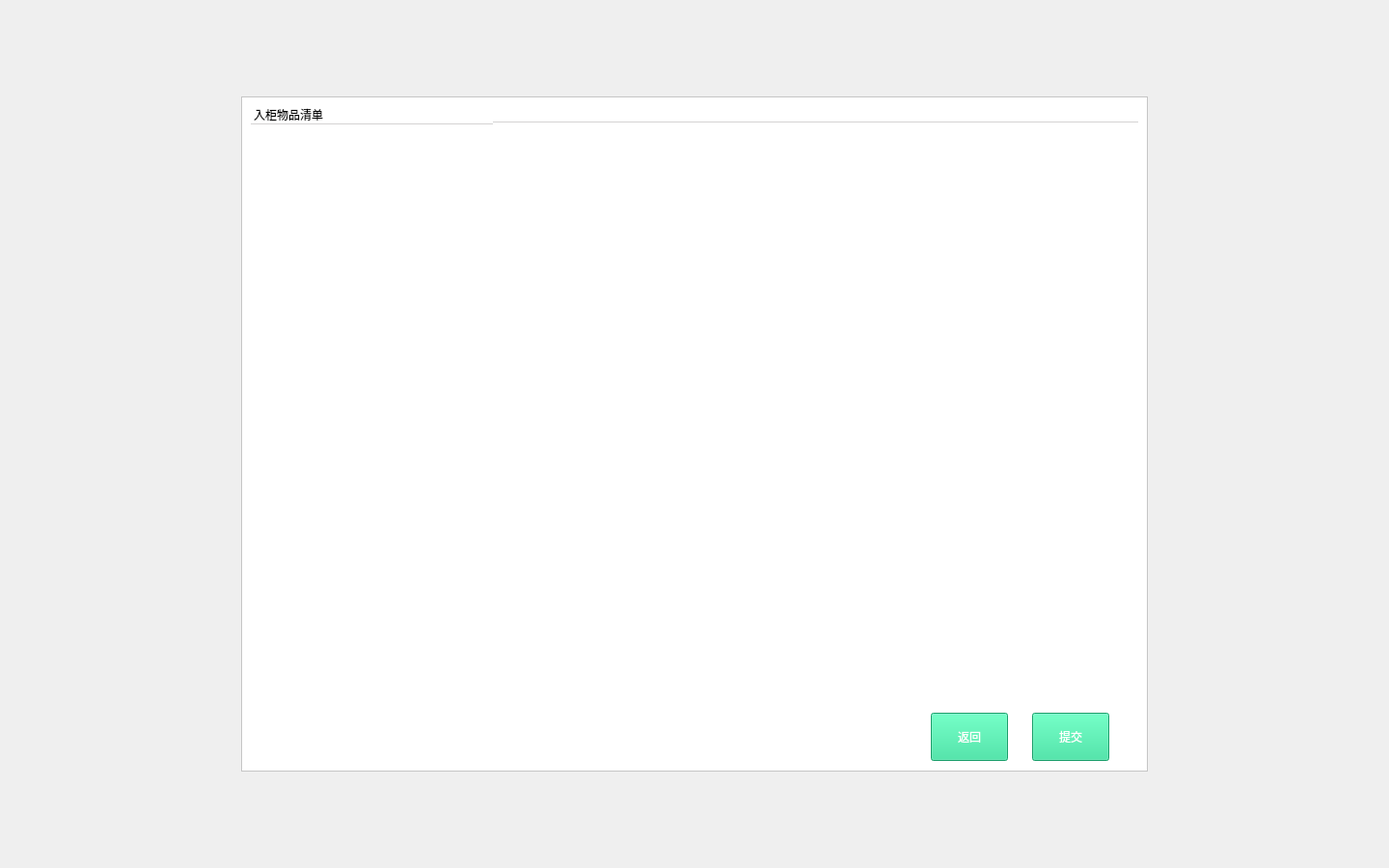
<?xml version="1.0" encoding="UTF-8"?>
<ui version="4.0">
 <class>CabinetStoreList</class>
 <widget class="QWidget" name="CabinetStoreList">
  <property name="geometry">
   <rect>
    <x>0</x>
    <y>0</y>
    <width>1440</width>
    <height>900</height>
   </rect>
  </property>
  <property name="windowTitle">
   <string>Form</string>
  </property>
  <layout class="QVBoxLayout" name="verticalLayout" stretch="0">
   <property name="spacing">
    <number>0</number>
   </property>
   <property name="leftMargin">
    <number>250</number>
   </property>
   <property name="topMargin">
    <number>100</number>
   </property>
   <property name="rightMargin">
    <number>250</number>
   </property>
   <property name="bottomMargin">
    <number>100</number>
   </property>
   <item>
    <widget class="QFrame" name="frame">
     <property name="styleSheet">
      <string notr="true">background-color: rgb(255, 255, 255);</string>
     </property>
     <property name="frameShape">
      <enum>QFrame::StyledPanel</enum>
     </property>
     <property name="frameShadow">
      <enum>QFrame::Raised</enum>
     </property>
     <layout class="QVBoxLayout" name="verticalLayout_2" stretch="1,10,1">
      <item>
       <layout class="QHBoxLayout" name="horizontalLayout_2" stretch="3,8">
        <property name="spacing">
         <number>0</number>
        </property>
        <item>
         <widget class="QLabel" name="label">
          <property name="sizePolicy">
           <sizepolicy hsizetype="Preferred" vsizetype="Fixed">
            <horstretch>0</horstretch>
            <verstretch>0</verstretch>
           </sizepolicy>
          </property>
          <property name="styleSheet">
           <string notr="true">font: 18px &quot;微软雅黑&quot;;
border:1px solid rgb(212,211,211);
border-left-width:0px;
border-right-width:0px;
border-top-width:0px;</string>
          </property>
          <property name="frameShape">
           <enum>QFrame::StyledPanel</enum>
          </property>
          <property name="text">
           <string>入柜物品清单</string>
          </property>
         </widget>
        </item>
        <item>
         <widget class="QLabel" name="label_2">
          <property name="sizePolicy">
           <sizepolicy hsizetype="Preferred" vsizetype="Fixed">
            <horstretch>0</horstretch>
            <verstretch>0</verstretch>
           </sizepolicy>
          </property>
          <property name="styleSheet">
           <string notr="true">font: 18px &quot;微软雅黑&quot;;
border:1px solid rgb(212,211,211);
border-left-width:0px;
border-right-width:0px;
border-top-width:0px;</string>
          </property>
          <property name="text">
           <string/>
          </property>
         </widget>
        </item>
       </layout>
      </item>
      <item>
       <widget class="QTableWidget" name="storeTable">
        <property name="frameShape">
         <enum>QFrame::NoFrame</enum>
        </property>
        <attribute name="horizontalHeaderVisible">
         <bool>false</bool>
        </attribute>
        <attribute name="horizontalHeaderStretchLastSection">
         <bool>true</bool>
        </attribute>
        <attribute name="verticalHeaderVisible">
         <bool>false</bool>
        </attribute>
        <attribute name="verticalHeaderDefaultSectionSize">
         <number>50</number>
        </attribute>
       </widget>
      </item>
      <item>
       <widget class="QFrame" name="horizontalFrame">
        <property name="minimumSize">
         <size>
          <width>0</width>
          <height>60</height>
         </size>
        </property>
        <property name="styleSheet">
         <string notr="true"/>
        </property>
        <layout class="QHBoxLayout" name="horizontalLayout" stretch="2,0,1">
         <property name="spacing">
          <number>25</number>
         </property>
         <property name="rightMargin">
          <number>30</number>
         </property>
         <item>
          <widget class="QLabel" name="msg">
           <property name="styleSheet">
            <string notr="true">font: 15px &quot;微软雅黑&quot;;
color: rgb(255, 53, 53);</string>
           </property>
           <property name="text">
            <string/>
           </property>
           <property name="alignment">
            <set>Qt::AlignRight|Qt::AlignTrailing|Qt::AlignVCenter</set>
           </property>
          </widget>
         </item>
         <item>
          <widget class="QPushButton" name="back">
           <property name="minimumSize">
            <size>
             <width>0</width>
             <height>50</height>
            </size>
           </property>
           <property name="styleSheet">
            <string notr="true">font: 18px &quot;微软雅黑&quot;;
background-color: rgb(36, 221, 149);
color: rgb(255, 255, 255);</string>
           </property>
           <property name="text">
            <string>返回</string>
           </property>
          </widget>
         </item>
         <item>
          <widget class="QPushButton" name="ok">
           <property name="sizePolicy">
            <sizepolicy hsizetype="Fixed" vsizetype="Fixed">
             <horstretch>0</horstretch>
             <verstretch>0</verstretch>
            </sizepolicy>
           </property>
           <property name="minimumSize">
            <size>
             <width>0</width>
             <height>50</height>
            </size>
           </property>
           <property name="styleSheet">
            <string notr="true">font: 18px &quot;微软雅黑&quot;;
background-color: rgb(36, 221, 149);
color: rgb(255, 255, 255);</string>
           </property>
           <property name="text">
            <string>提交</string>
           </property>
          </widget>
         </item>
        </layout>
       </widget>
      </item>
     </layout>
    </widget>
   </item>
  </layout>
 </widget>
 <resources/>
 <connections/>
</ui>
